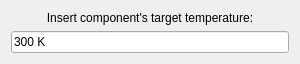
<?xml version="1.0" encoding="UTF-8"?>
<ui version="4.0">
 <class>TaskConstraintTemperatureFrontISTR</class>
 <widget class="QWidget" name="TaskConstraintTemperatureFrontISTR">
  <property name="geometry">
   <rect>
    <x>0</x>
    <y>0</y>
    <width>300</width>
    <height>57</height>
   </rect>
  </property>
  <property name="windowTitle">
   <string>Dialog</string>
  </property>
  <layout class="QVBoxLayout" name="verticalLayout">
   <item>
    <widget class="QLabel" name="label">
     <property name="text">
      <string>Insert component's target temperature:</string>
     </property>
     <property name="alignment">
      <set>Qt::AlignCenter</set>
     </property>
    </widget>
   </item>
   <item>
    <widget class="Gui::InputField" name="if_temperature">
     <property name="text">
      <string>300 K</string>
     </property>
     <property name="unit" stdset="0">
      <string notr="true">K</string>
     </property>
     <property name="quantity" stdset="0">
      <double>300.000000000000000</double>
     </property>
    </widget>
   </item>
  </layout>
 </widget>
 <customwidgets>
  <customwidget>
   <class>Gui::InputField</class>
   <extends>QLineEdit</extends>
   <header>Gui/InputField.h</header>
  </customwidget>
 </customwidgets>
 <resources/>
 <connections/>
</ui>
